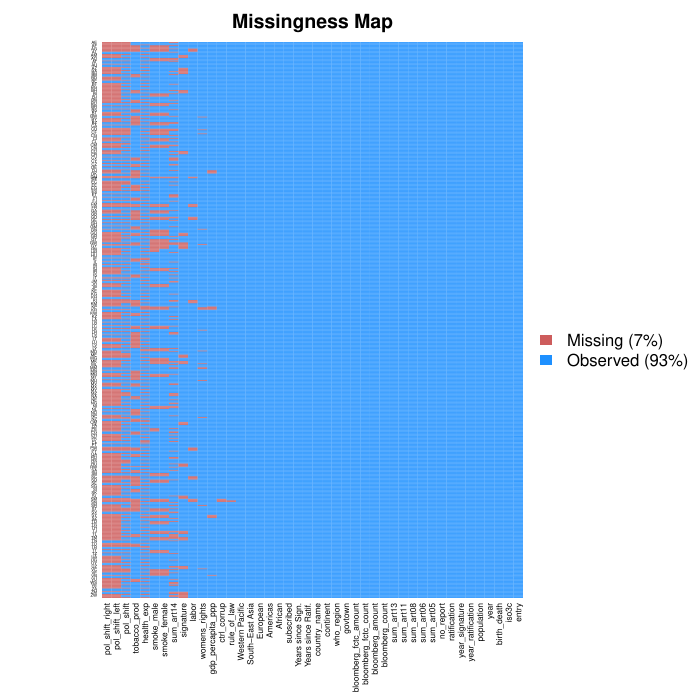

Source code (R):
library(Amelia)
library(dplyr)
library(magrittr)

dat <- readr::read_csv("data/model_data.csv", na="<NA>") %>%
  unique %>%
  arrange(entry, year) %>%
  select(-`South-East Asia`)

to_skip <- c(
  "country_name",
  "iso3c",
  "no_report",
  "pol_shift",
  "pol_shift_left",
  "pol_shift_right",
  "continent",
  "who_region",
  "signature",
  "sum_art05",
  "sum_art06",
  "sum_art08",
  "sum_art11",
  "sum_art13",
  "sum_art14",
  "year_signature",
  "year_ratification",
  "Years since Ratif.",
  "Years since Sign."
)

# Turning smoke to pcent
dat %<>% mutate(
  smoke_female = smoke_female/100,
  smoke_male   = smoke_male/100
)

regions <- model.matrix(~0+who_region, dat) 
colnames(regions) <- gsub("^who_region", "", colnames(regions))
dat <- cbind(dat, regions[,-3]) # Reference: Eastern Mediterranean

ans <- amelia(
  x        = as.data.frame(dat),
  m        = 10,
  idvars   = to_skip,
  ts       = "year",
  polytime = 1,
  cs       = "entry",
  logs     = c("gdp_percapita_ppp", "health_exp", "birth_death"),
  sqrts    = c("population", "tobacco_prod"),
  lgstc    = c("smoke_female", "smoke_male"), 
  emburn   = c(10, 1000)
)

View(tibble(
  country = dat$country_name,
  year    = dat$year,
  smk_fem_im1 = round(ans$imputations$imp1$smoke_female, 2),
  smk_fem_im2 = round(ans$imputations$imp2$smoke_female, 2),
  smk_fem_im3 = round(ans$imputations$imp3$smoke_female, 2),
  smk_fem_im4 = round(ans$imputations$imp5$smoke_female, 2),
  smk_fem_im5 = round(ans$imputations$imp5$smoke_female, 2),
  smk_mal_im1 = round(ans$imputations$imp1$smoke_male, 2),
  smk_mal_im2 = round(ans$imputations$imp2$smoke_male, 2),
  smk_mal_im3 = round(ans$imputations$imp3$smoke_male, 2),
  smk_mal_im4 = round(ans$imputations$imp5$smoke_male, 2),
  smk_mal_im5 = round(ans$imputations$imp5$smoke_male, 2),
  smk_fem = dat$smoke_female,
  smk_mal = dat$smoke_male
), "Imputed")

View(tibble(
  country = dat$country_name,
  year    = dat$year,
  health_exp_im1 = round(ans$imputations$imp1$health_exp, 2),
  health_exp_im2 = round(ans$imputations$imp2$health_exp, 2),
  health_exp_im3 = round(ans$imputations$imp3$health_exp, 2),
  health_exp_im4 = round(ans$imputations$imp5$health_exp, 2),
  health_exp_im5 = round(ans$imputations$imp5$health_exp, 2),
  health_exp     = dat$health_exp
), "Imputed")

graphics.off()
pdf("data/multiple-imputation.pdf")
missmap(ans, y.cex = .25, x.cex = .5)
dev.off()

# Rescaling variables ----------------------------------------------------------

rescale_data <- function(dat) {
  
  dat$tobac_prod_pp            <- with(dat, tobacco_prod/population)
  dat$bloomberg_amount_pp      <- with(dat, bloomberg_amount/population)
  dat$bloomberg_fctc_amount_pp <- with(dat, bloomberg_fctc_amount/population)
  dat$logPopulation            <- log(dat$population)
  
  for (v in colnames(dat))
    if (is.double(dat[[v]])) 
      dat[[v]] <- dat[[v]]/sd(dat[[v]], na.rm = TRUE)
  
  #   {
  #   cat(sprintf("%30s: Yes\n", v))
  # } else
  #   cat(sprintf("%30s:     No\n", v))
  #   # dat[[v]] <- dat[[v]]/sd(dat[[v]])
  
  # Including interest on policy (subscribed to GL posts) ------------------------
  dat
}

ans$imputations <- ans$imputations %>% lapply(rescale_data)
  


write.amelia(ans, file.stem = "data/multiple-imputation")
